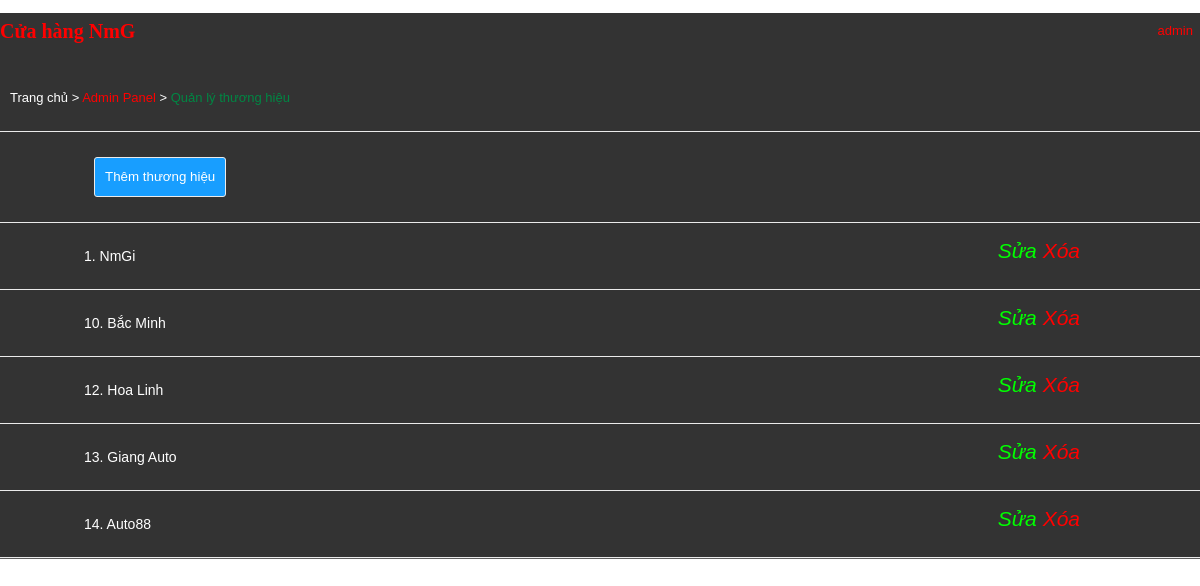
The app's page /indexQLSX.php (signed in) with its own data.
### tables this page shows
CREATE TABLE `hangsanxuat` (
  `MaHangSanXuat` int(11) NOT NULL,
  `TenHangSanXuat` varchar(64) DEFAULT NULL,
  `BiXoa` tinyint(1) DEFAULT 0
);

### panelQLSX.php (the view)
<div id="vien"><div class="center"><div id="ban">
<a id="ba" style="color: white;" href="index.php">Trang chủ</a> > <a id="ba" style="color: red;" href="indexAdmin.php">Admin Panel</a> >
<font color="#008744">Quản lý thương hiệu</font></div></div></div>
<div class="list"><a href="indexQLSX.php?mod=add"><button class="button">Thêm thương hiệu</button></a></div>
<?php
    $sql = "SELECT * FROM hangsanxuat";
    $result = mysqli_query($conn, $sql);
    while($row = mysqli_fetch_array($result))
    {
        $id = $row['MaHangSanXuat'];
        $name = $row['TenHangSanXuat'];
        $xoa = $row['BiXoa'];
        if($row['BiXoa'] == 1) {
            echo'<div class="listdel">';
        } else {
            echo '<div class="list">';
        }
        echo''.$id.'. '.$name.'';
        echo '<div class="tool"><a style="color: #00ff00;" href="indexQLSX.php?mod=update&id='.$id.'"><i class="far fa-edit"> Sửa</i></a>  ';
        if($xoa == 1) {
            echo '<a href="indexQLSX.php?mod=restore&id='.$id.'"><i class="fas fa-trash-restore-alt"></i></a>';
        } else {
            echo '<a style="color: red;" href="indexQLSV.php?mod=del&id='.$id.'"><i class="far fa-trash-alt"> Xóa</i></a>';
        }
        echo '</div></div>';
    }
?>

### style1.css (style rules this page uses)
body { font-family: Arial, sans-serif; margin: 0; padding: 0; }
.center { width: 100%; max-width: 1200px; margin: 0 auto; position: relative; }
button { margin: 10px; padding: 10px; }

### style2.css (style rules this page uses)
body { font-family: arial; background: #fff; font-size: 13px; color: #444; }
#ba { text-decoration: none; color: #444; }
.center { width: 100%; max-width: 1200px; margin: 0 auto; position: relative; }
#ban { padding-top: 17px; padding-bottom: 15px; padding-left: 10px; }
#vien { border-bottom: 1px solid #ebebeb; }
.button { width: auto; height: 40px; background-color: rgb(24, 158, 255); border-radius: 3px; color: #fff; border: 1px solid #ebebeb; margin-right: 20px; }
.tool { right: 120px; position: absolute; top: 10px; font-size: 21px; }
.tool a { text-decoration: none; color: #444; }
.list { border-bottom: 1px solid #ebebeb; margin: 0 auto; padding-top: 15px; padding-left: 84px; padding-bottom: 15px; position: relative; font-size: 14px; }
a { text-decoration: none; color: #444; }

### records on screen
hangsanxuat: MaHangSanXuat "1", TenHangSanXuat "NmGi"
hangsanxuat: MaHangSanXuat "10", TenHangSanXuat "Bắc Minh"
hangsanxuat: MaHangSanXuat "12", TenHangSanXuat "Hoa Linh"
hangsanxuat: MaHangSanXuat "13", TenHangSanXuat "Giang Auto"
hangsanxuat: MaHangSanXuat "14", TenHangSanXuat "Auto88"

### other values on screen
$username "admin"
